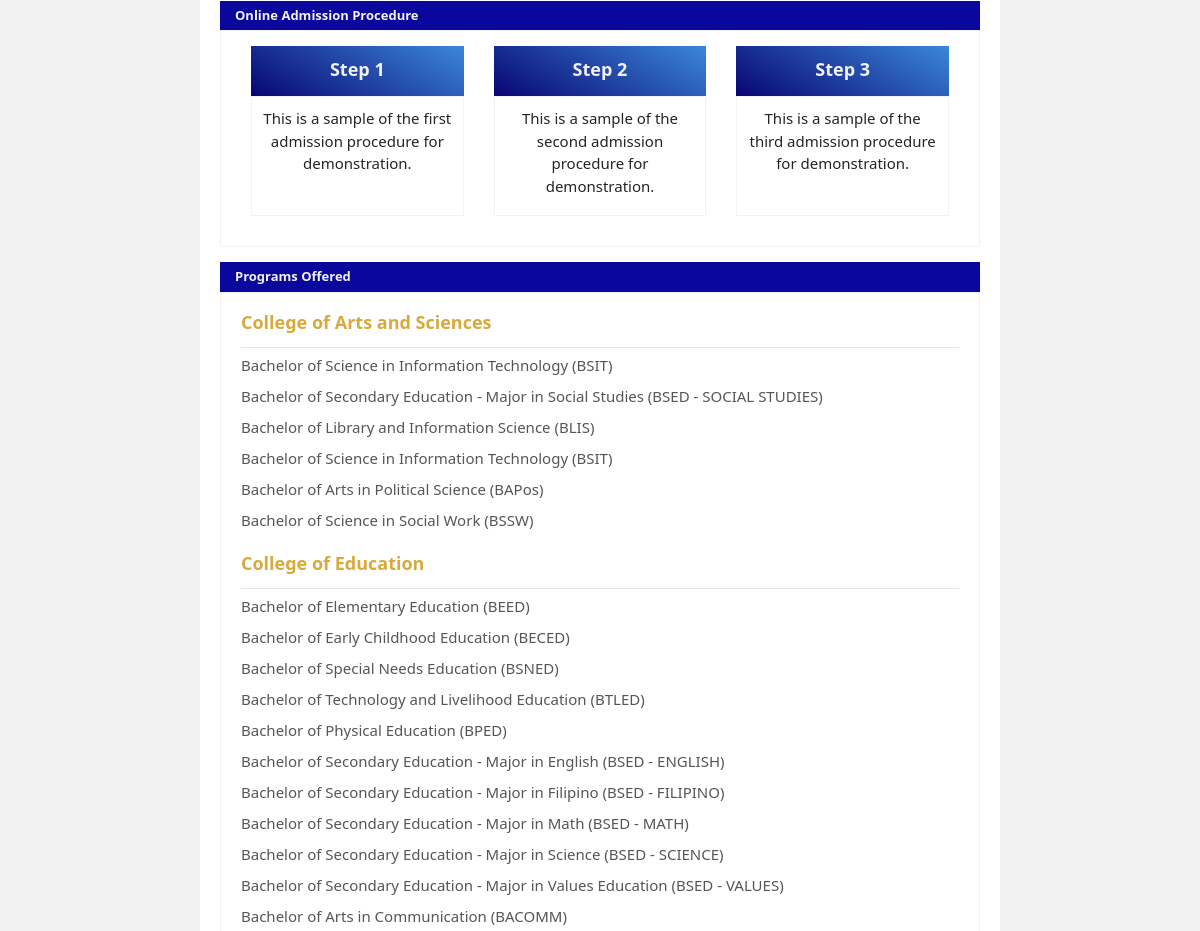
The app's page /pages/index.php (middle part), older data.
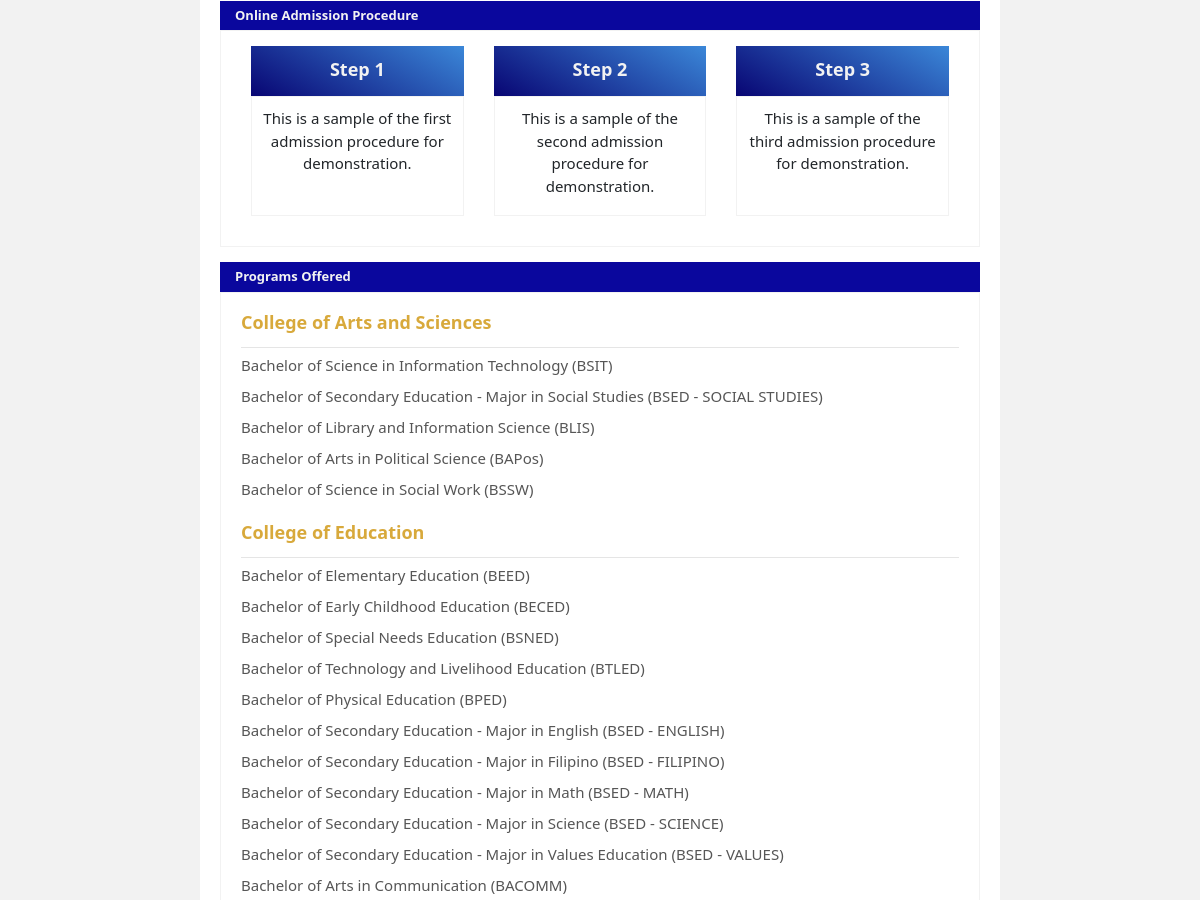
The same page, newer data.
### tables this page shows
CREATE TABLE `tbl_procedures` (
  `id` int(5) NOT NULL,
  `procedure_step_num` int(5) NOT NULL,
  `procedure_desc` text NOT NULL
);

CREATE TABLE `tbl_department` (
  `id` int(11) NOT NULL,
  `dept_name` varchar(50) NOT NULL,
  `dept_acronym` varchar(50) NOT NULL
);

CREATE TABLE `tbl_course` (
  `course_id` int(11) NOT NULL,
  `course_name` varchar(100) NOT NULL,
  `course_acronym` varchar(50) NOT NULL,
  `unit_id` int(11) NOT NULL,
  `course_quota` int(5) NOT NULL,
  `waitlist_quota` int(5) NOT NULL,
  `interview_passing_score` int(5) NOT NULL
);

### pages/index.php (the view, shortened to what this page needs)
<?php
	require 'backend/config/db_pdo.php';
	require 'backend/config/db_mysqli.php';
?>
<!DOCTYPE html>
<html>
<head>
		<link rel="stylesheet" type="text/css" href="assets/libs/bootstrap/css/bootstrap.min.css">
		<link rel="stylesheet" type="text/css" href="assets/libs/font-awesome/css/all.css">
		<link rel="stylesheet" type="text/css" href="assets/css/style.css">
</head>
<body>
	<div class="container-fluid">
		<div class="row">
			<div class="col-md-2"></div>
			<div class="col-md-8 home" style="margin-bottom: 20px;">
				<div class="row">
					<div class="home-container">
						<div class="default-home-container procedures-container">
							<div class="default-home-container-header">Online Admission Procedure</div>
							<div class="row default-home-container-body" style="margin: 0px 0px 15px 0px;">
								<?php
									$queryProcedures = "SELECT * from tbl_department";
									$fetchProcedures = mysqli_query($connection, $queryProcedures);
									if($fetchProcedures){
										$numProcedures = mysqli_num_rows($fetchProcedures);
									}
									if($numProcedures > 0){
										$sqlProc = $conn->prepare("SELECT * FROM tbl_procedures");
                                        $sqlProc->execute();
										while($fetchProc = $sqlProc->fetch()){
									?>
										<div class="col-xl-4 col-md-6 col-sm-12">
											<div class="procedure-header">
												Step <?php echo $fetchProc['procedure_step_num'] ?>
											</div>
											<div class="procedure-body" style="margin-bottom: 15px;">
												<?php echo $fetchProc['procedure_desc'] ?>
											</div>
										</div>
									<?php
										}
									}else{
										echo "<p style='text-align: center'><i>Admission procedures are not yet set, please contact the Admissions Office!</i></p>";
									}
								?>
							</div>
						</div>
						<div class="default-home-container procedures-container">
							<div class="default-home-container-header">Programs Offered</div>
							<div class="default-home-container-body">
								<?php
									$queryDepartments = "SELECT * from tbl_department";
									$queryCourses = "SELECT * from tbl_department";
									$fetchDepartments = mysqli_query($connection, $queryDepartments);
									$fetchCourses = mysqli_query($connection, $queryCourses);
									if($fetchDepartments && $fetchCourses){
										$numDepartments = mysqli_num_rows($fetchDepartments);
										$numCourses = mysqli_num_rows($fetchCourses);
									}
									if($numDepartments > 0 && $numCourses > 0){
										$sqlDept = $conn->prepare("SELECT * FROM tbl_department");
                                        $sqlDept->execute();
										while($fetchDept = $sqlDept->fetch()){
										$dept_id = $fetchDept['id'];
									?>
										<div class="row">
											<div class="col-md-12">
												<div class="course-container">
													<p class="course-header"><?php echo $fetchDept['dept_name']?></p>
													<hr class="default-divider ml-0" style="margin: 5px;">
													<?php
														$sqlCourse = $conn->prepare("SELECT *, tbl_course.course_id FROM tbl_course
														LEFT JOIN tbl_unit ON tbl_unit.id=tbl_course.unit_id WHERE `unit_dept_id` = $dept_id");
														$sqlCourse->execute();
														while($fetchCourse = $sqlCourse->fetch()){
													?>
														<p class="course-text"><?php echo $fetchCourse['course_name']?> (<?php echo $fetchCourse['course_acronym']?>)</p>
													<?php
														}
													?>
												</div>
											</div>
										</div>
									<?php
										}
									}else{
										echo "<p style='text-align: center'><i>Degree programs list is not currently set, please contact the administrator!</i></p>";
									}
								?>
							</div>
						</div>
					</div>
				</div>
			</div>
			<div class="col-md-2"></div>
		</div>
	</div>
</body>
</html>

Row changes from the older to the newer data that the page shows:
removed tbl_course: course_name "Bachelor of Science in Information Technology", course_acronym "BSIT", shown under tbl_department "College of Arts and Sciences"
